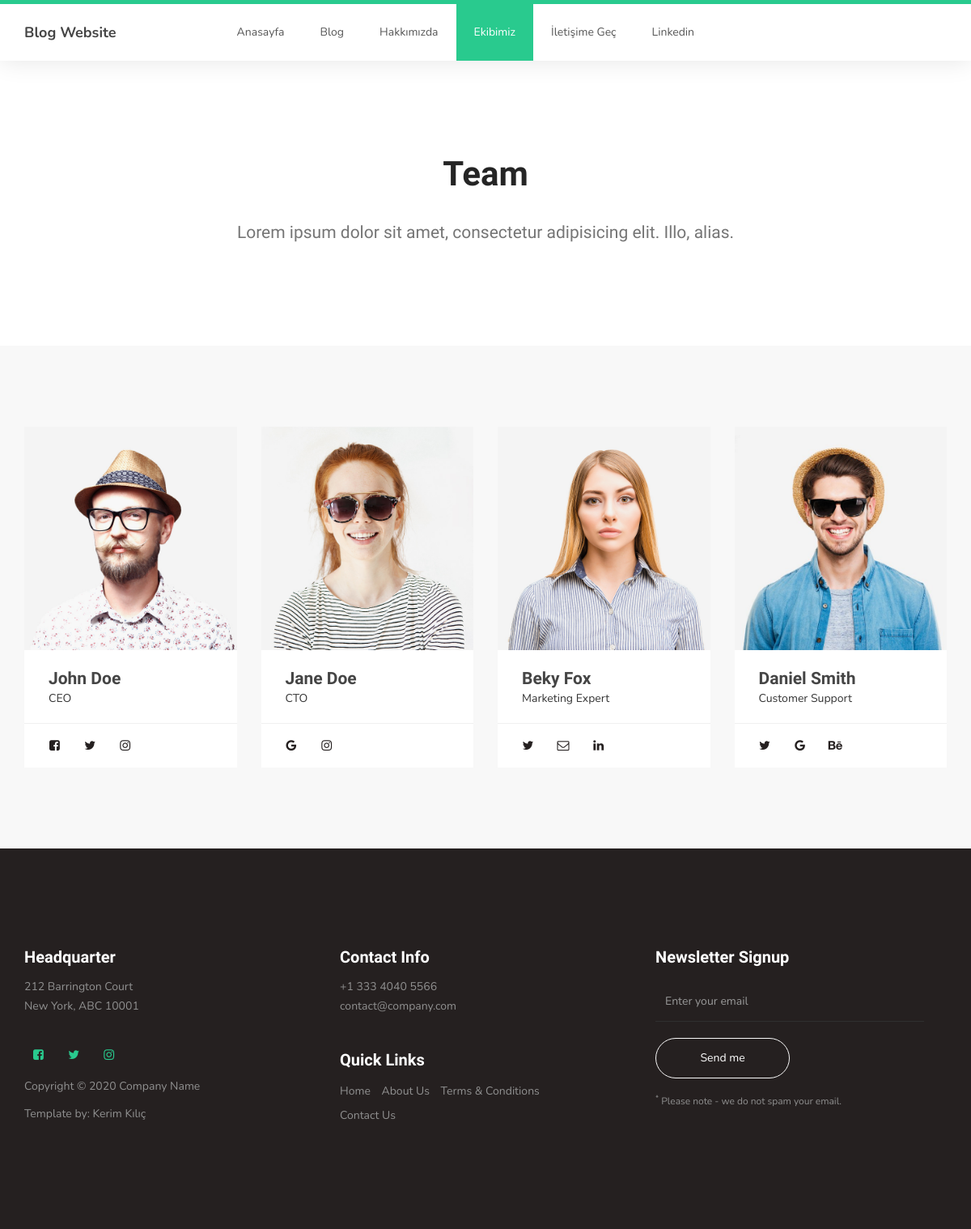
The app's page /team.php with its own data.
### tables this page shows
CREATE TABLE `menu` (
  `id` int(11) NOT NULL,
  `name` varchar(200) NOT NULL,
  `url` varchar(300) NOT NULL
);

CREATE TABLE `pages` (
  `page_id` int(11) NOT NULL,
  `title` varchar(255) NOT NULL,
  `description` text NOT NULL,
  `page` varchar(100) NOT NULL
);

### Core/DatabasePagesTable.php (called while the page is built)
<?php
function GetPagesTable($menu_id){
	global $conn;
	$page=mysqli_query($conn,"select * from pages INNER JOIN menu ON pages.page=menu.id WHERE menu.id=$menu_id");
	$page=mysqli_fetch_array($page);
	return $page;
}

### team.php (the view, shortened to what this page needs)
<?php
include_once 'Controller/index.php';
?>
<?php include_once 'header.php' ?>
     <section>
          <div class="container">
               <div class="text-center">
                     <?php
                                        $page=GetPagesTable(4);
                                   ?>
                    <h1><?= $page['title'] ?></h1>
                    <br>
                    <p class="lead"><?= $page['description'] ?></p>
               </div>
          </div>
     </section>
     <section id="team" class="section-background">
          <div class="container">
               <div class="row">
                    <div class="col-md-3 col-sm-6">
                         <div class="team-thumb">
                              <div class="team-image">
                                   <img src="images/author-image-1-646x680.jpg" class="img-responsive" alt="">
                              </div>
                              <div class="team-info">
                                   <h3>John Doe</h3>
                                   <span>CEO</span>
                              </div>
                              <ul class="social-icon">
                                   <li><a href="#" class="fa fa-facebook-square" attr="facebook icon"></a></li>
                                   <li><a href="#" class="fa fa-twitter"></a></li>
                                   <li><a href="#" class="fa fa-instagram"></a></li>
                              </ul>
                         </div>
                    </div>
                    <div class="col-md-3 col-sm-6">
                         <div class="team-thumb">
                              <div class="team-image">
                                   <img src="images/author-image-2-646x680.jpg" class="img-responsive" alt="">
                              </div>
                              <div class="team-info">
                                   <h3>Jane Doe</h3>
                                   <span>CTO</span>
                              </div>
                              <ul class="social-icon">
                                   <li><a href="#" class="fa fa-google"></a></li>
                                   <li><a href="#" class="fa fa-instagram"></a></li>
                              </ul>
                         </div>
                    </div>
                    <div class="col-md-3 col-sm-6">
                         <div class="team-thumb">
                              <div class="team-image">
                                   <img src="images/author-image-3-646x680.jpg" class="img-responsive" alt="">
                              </div>
                              <div class="team-info">
                                   <h3>Beky Fox</h3>
                                   <span>Marketing Expert</span>
                              </div>
                              <ul class="social-icon">
                                   <li><a href="#" class="fa fa-twitter"></a></li>
                                   <li><a href="#" class="fa fa-envelope-o"></a></li>
                                   <li><a href="#" class="fa fa-linkedin"></a></li>
                              </ul>
                         </div>
                    </div>
                    <div class="col-md-3 col-sm-6">
                         <div class="team-thumb">
                              <div class="team-image">
                                   <img src="images/author-image-4-646x680.jpg" class="img-responsive" alt="">
                              </div>
                              <div class="team-info">
                                   <h3>Daniel Smith</h3>
                                   <span>Customer Support</span>
                              </div>
                              <ul class="social-icon">
                                   <li><a href="#" class="fa fa-twitter"></a></li>
                                   <li><a href="#" class="fa fa-google"></a></li>
                                   <li><a href="#" class="fa fa-behance"></a></li>
                              </ul>
                         </div>
                    </div>
               </div>
          </div>
          </section>
<?php include_once 'footer.php' ?>

### header.php (shortened to what this page needs)
<!DOCTYPE html>
<html lang="en">
<head>
     <link rel="stylesheet" href="css/bootstrap.min.css">
     <link rel="stylesheet" href="css/font-awesome.min.css">
     <link rel="stylesheet" href="css/owl.carousel.css">
     <link rel="stylesheet" href="css/owl.theme.default.min.css">
     <link rel="stylesheet" href="css/style.css">
  <link rel="stylesheet" href="plugins/sweetalert2-theme-bootstrap-4/bootstrap-4.min.css">
</head>
<body  id="top" data-spy="scroll" data-target=".navbar-collapse" data-offset="50">
     <section class="navbar custom-navbar navbar-fixed-top" role="navigation">
          <div class="container">
               <div class="navbar-header">
                    <a href="/" class="navbar-brand">Blog Website</a>
               </div>
               <div class="collapse navbar-collapse">
                    <ul class="nav navbar-nav navbar-nav-first">
                         <?php
                              $sql='SELECT * FROM menu';
                              $menu=mysqli_query($conn,$sql);
                              while ($row=mysqli_fetch_array($menu)) {
                         ?>
                              <li class="<?= (strstr($_SERVER['SCRIPT_NAME'],$row['url'])? 'active':'') ?>" ><a href="<?= $row['url'] ?>"><?= $row['name'] ?></a></li>
                         <?php
                              }
                         ?>
                    </ul>
               </div>
          </div>
     </section>

### css/style.css (style rules this page uses)
body { background: #ffffff; font-family: 'Nunito', sans-serif; overflow-x: hidden; padding-top: 70px; }
h1,h2,h3,h4,h5,h6 { font-family: 'Muli', sans-serif; font-weight: bold; line-height: inherit; }
h1 { color: #252525; font-size: 3em; line-height: normal; }
h3 { font-size: 1.5em; }
h3, h3 a { color: #454545; }
p { color: #757575; font-size: 14px; font-weight: normal; line-height: 24px; }
html { -webkit-font-smoothing: antialiased; }
a { color: #252525; -webkit-transition: 0.5s; transition: 0.5s; text-decoration: none !important; }
a, input, button, .form-control { -webkit-transition: 0.5s; transition: 0.5s; }
section { position: relative; padding: 100px 0; }
#team, #testimonial { text-align: center; }
.custom-navbar { background: #ffffff; border-top: 5px solid #29ca8e; border-bottom: 0; -webkit-box-shadow: 0 1px 30px rgba(0, 0, 0, 0.1); -moz-box-shadow: 0 1px 30px rgba(0, 0, 0, 0.1); box-shadow: 0 1px 30px rgba(0, 0, 0, 0.1); padding: 12px 0; margin-bottom: 0; padding: 0; }
.custom-navbar .navbar-brand { color: #454545; font-size: 18px; font-weight: bold; line-height: 40px; }
.custom-navbar .navbar-nav.navbar-nav-first { margin-left: 8em; }
.custom-navbar .nav li a { line-height: 40px; color: #575757; padding-right: 22px; padding-left: 22px; }
.custom-navbar .nav li.active > a { background-color: #29ca8e; color: #ffffff; }
.team-thumb { position: relative; overflow: hidden; text-align: left; }
.team-info { padding: 20px 30px; }
.team-image img { width: 100%; }
.team-thumb .social-icon { border-top: 1px solid #f0f0f0; padding: 4px 20px 0 20px; }
.team-thumb .social-icon li a { background: #ffffff; color: #252020; }
.team-info h3 { margin: 0; }
.social-icon { position: relative; padding: 0; margin: 0; }
.social-icon li { display: inline-block; list-style: none; margin-bottom: 5px; }
.social-icon li a { border-radius: 100px; color: #29ca8e; font-size: 15px; width: 35px; height: 35px; line-height: 35px; text-decoration: none; text-align: center; transition: all 0.4s ease-in-out; position: relative; margin: 5px 5px 5px 0; }
.lead { font-family: "Muli"; font-weight: 300; line-height: 1.8; }
section, .section-background .item, .section-background .courses-thumb, .section-background .team-thumb, main > section:nth-child(even) .item, main > section:nth-child(even) .courses-thumb, main > section:nth-child(even) .team-thumb, main > section { background: #fff; }
section .item, section .courses-thumb, section .team-thumb, .section-background, main > section .item, main > section .courses-thumb, main > section .team-thumb, main > section:nth-child(even) { background: #f8f8f8; }

### records on screen
menu: name "Anasayfa"
menu: name "Blog"
menu: name "Hakkımızda"
menu: name "Ekibimiz"
menu: name "İletişime Geç"
menu: name "Linkedin"
pages: title "Team", description "Lorem ipsum dolor sit amet, consectetur adipisicing elit. Illo, alias."
